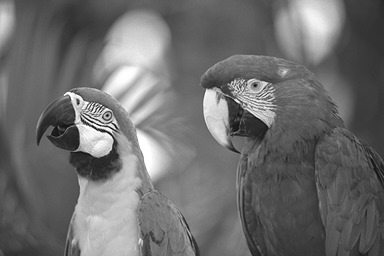
#> input picture Image/gray2.png, 384 x 256 px, found by its file name
$ python chuong5.py   (older library calls are emulated)
#> lines starting #> are read from the running program, lines starting #| are printed output that depends on the picture
import cv2
import numpy as np
import matplotlib.pyplot as plt

# Đọc ảnh dưới dạng grayscale
img = cv2.imread('E:/Daihoc/XuLyAnh/Image/gray2.png', 0)
#> img is the input picture: shape (256, 384); min 2, max 255, mean 109.6

# Bộ lọc thông cao
def high_pass_filter(img):
    kernel = np.array([[-1, -1, -1],
                       [-1, 8, -1],
                       [-1, -1, -1]])
    return cv2.filter2D(img, -1, kernel)
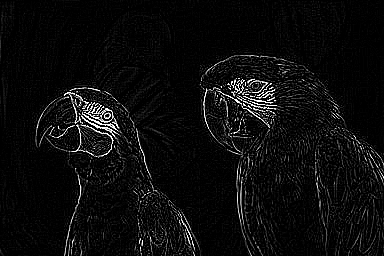
#> returned value: shape (256, 384); min 0, max 255, mean 12.5

# Bộ lọc Laplacian
def laplacian_filter(img):
    return cv2.Laplacian(img, cv2.CV_64F)
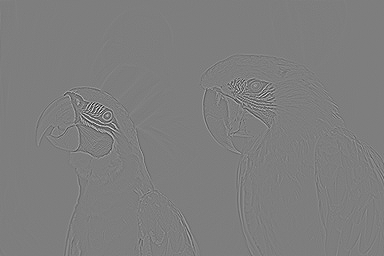
#> returned value: shape (256, 384) float64; min -506, max 515, mean 0; drawn with min black and max white

# Bộ lọc Unsharp Masking
def unsharp_masking(img, sigma=1.0, strength=1.5):
#> called with sigma = 1, strength = 1.5
    blurred = cv2.GaussianBlur(img, (0, 0), sigma)
    return cv2.addWeighted(img, 1 + strength, blurred, -strength, 0)
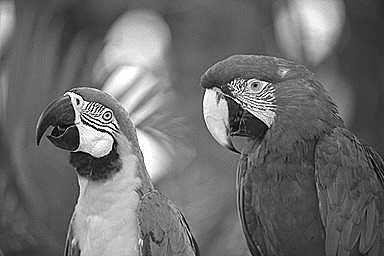
#> returned value: shape (256, 384); min 0, max 255, mean 109.5

# Áp dụng các bộ lọc
img_high_pass = high_pass_filter(img)
img_laplacian = laplacian_filter(img)
img_unsharp = unsharp_masking(img)

# Hiển thị kết quả
plt.figure(figsize=(12, 12))
plt.subplot(221), plt.imshow(img, cmap='gray')
plt.title('Ảnh gốc'), plt.xticks([]), plt.yticks([])

plt.subplot(222), plt.imshow(img_high_pass, cmap='gray')
plt.title('Ảnh sau khi lọc thông cao'), plt.xticks([]), plt.yticks([])

plt.subplot(223), plt.imshow(img_laplacian, cmap='gray')
plt.title('Ảnh sau khi lọc Laplacian'), plt.xticks([]), plt.yticks([])

plt.subplot(224), plt.imshow(img_unsharp, cmap='gray')
plt.title('Ảnh sau khi Unsharp Masking'), plt.xticks([]), plt.yticks([])

plt.show()
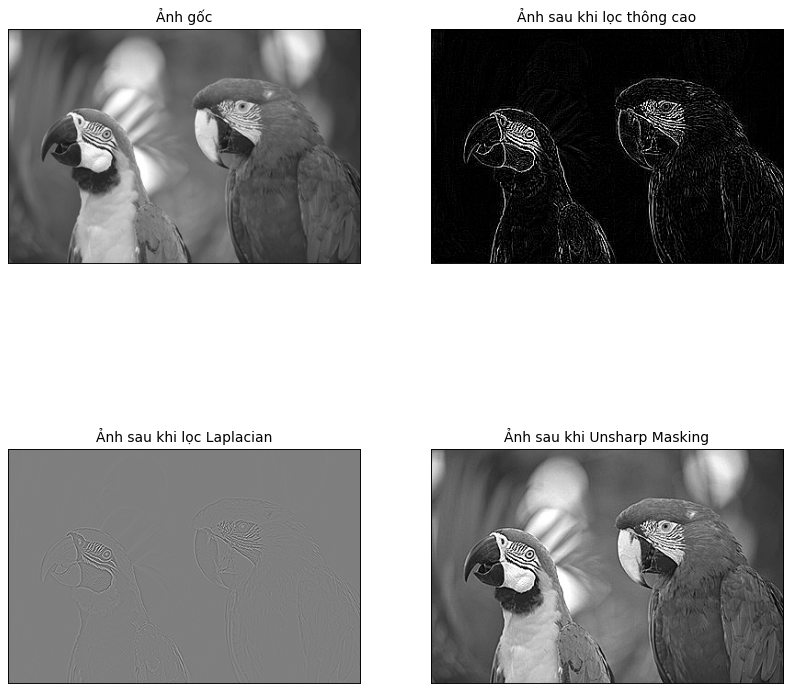
#> figure drawn by matplotlib, 4 panels
